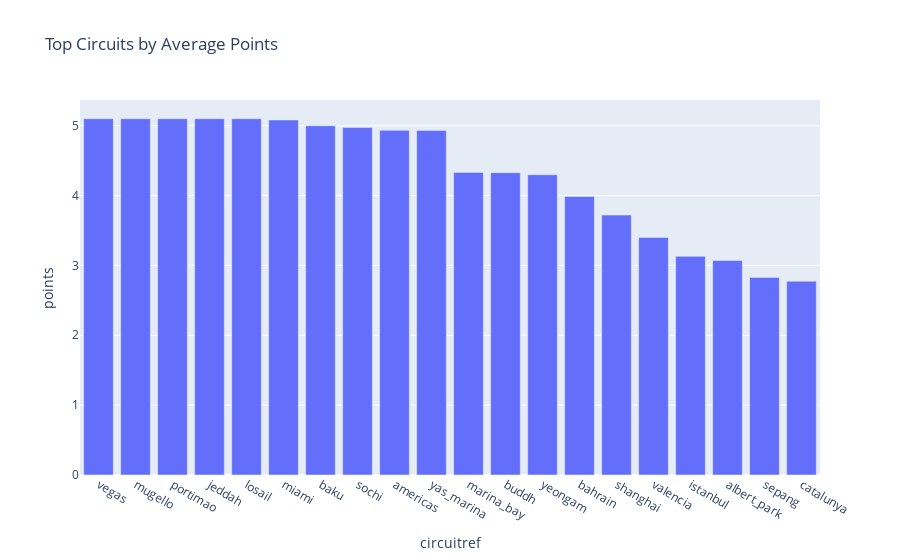
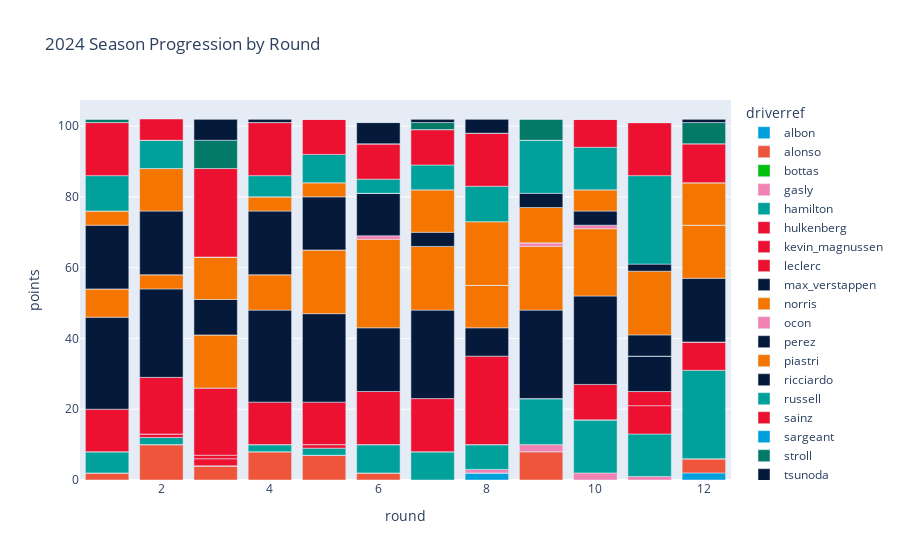

Notebook code cell kept with these figures, in order:
### Code cell
# Circuit performance analysis
circuit_perf = (
    df.groupby('circuitref')['points']
    .mean().sort_values(ascending=False)
    .reset_index()
)
fig_circ = px.bar(
    circuit_perf.head(20),
    x='circuitref', y='points',
    title="Top Circuits by Average Points"
)
fig_circ.write_html("results/visualizations/dashboard3_circuit_perf.html")
fig_circ.show()

# Strategy effectiveness (grid vs finish)
df_2024 = df[df['year'] == 2024].copy()

# Memastikan kolom 'pitstops' ada, kalau tidak, buat proxy dari laps vs grid vs finish
if 'pitstops' not in df_2024.columns:
    print("Kolom 'pitstops' tidak ditemukan — menggunakan proxy (laps/grid) sebagai indikator strategi.")
    df_2024['pitstops'] = (df_2024['laps'] / df_2024['grid']).fillna(0)

strategy_eff = (
    df_2024.groupby('constructorref')
    .agg(avg_pitstops=('pitstops', 'mean'),
         avg_points=('points', 'mean'),
         avg_position=('position', 'mean'))
    .reset_index()
)

plt.figure(figsize=(8, 6))
sns.scatterplot(
    data=strategy_eff,
    x='avg_pitstops',
    y='avg_points',
    hue='constructorref',
    s=100,
    palette='tab10'
)
plt.title("Pit Stop Strategy Effectiveness — Season 2024")
plt.xlabel("Average Pit Stops (Proxy)")
plt.ylabel("Average Points Scored")
plt.legend(bbox_to_anchor=(1.05, 1), loc='upper left')
plt.tight_layout()
plt.show()

# Real-Time Season Tracking (year: 2024)
season_2024 = df[df['year'] == 2024]
color_map_season_2024 = {
    'albon': '#00A0DD',
    'Alonso': '#037A68',
    'bottas': '#01C00E',
    'gasly': '#F282B4',
    'hamilton': '#00A19B',
    'hulkenberg': '#ED1131',
    'kevin_magnussen': '#ED1131',
    'leclerc': '#ED1131',
    'max_verstappen': '#051A3B',
    'norris': '#F47600',
    'ocon': '#F282B4',
    'perez': '#051A3B',
    'piastri': '#F47600',
    'ricciardo': '#051A3B',
    'russell': '#00A19B',
    'sainz': '#ED1131',
    'sargeant': '#00A0DD',
    'stroll': '#037A68',
    'tsunoda': '#051A3B',
    'zhou': '#01C00E',
    'bearman': '#ED1131'
}

fig_season = px.bar(
    season_2024.groupby(['round','driverref'])['points'].sum().reset_index(),
    x='round', y='points', color='driverref',
    title="2024 Season Progression by Round",
    color_discrete_map=color_map_season_2024
)
fig_season.write_html("results/visualizations/dashboard3_season_2024.html")
fig_season.show()

### Figure 1 — Plotly figure (JSON) as saved in the notebook; plotly's stock layout.template omitted (floating-point values rounded to 4 significant figures)
{"data": [{"hovertemplate": "circuitref=%{x}<br>points=%{y}<extra></extra>", "legendgroup": "", "marker": {"color": "#636efa", "pattern": {"shape": ""}}, "name": "", "orientation": "v", "showlegend": false, "textposition": "auto", "type": "bar", "x": ["vegas", "mugello", "portimao", "jeddah", "losail", "miami", "baku", "sochi", "americas", "yas_marina", "marina_bay", "buddh", "yeongam", "bahrain", "shanghai", "valencia", "istanbul", "albert_park", "sepang", "catalunya"], "xaxis": "x", "y": [5.1, 5.1, 5.1, 5.1, 5.1, 5.083, 5.0, 4.975, 4.934, 4.934, 4.332, 4.329, 4.298, 3.989, 3.721, 3.402, 3.13, 3.071, 2.829, 2.775], "yaxis": "y"}], "layout": {"barmode": "relative", "legend": {"tracegroupgap": 0}, "title": {"text": "Top Circuits by Average Points"}, "xaxis": {"anchor": "y", "domain": [0, 1], "title": {"text": "circuitref"}}, "yaxis": {"anchor": "x", "domain": [0, 1], "title": {"text": "points"}}}}

### Figure 2 — Plotly figure (JSON) as saved in the notebook; plotly's stock layout.template omitted (floating-point values rounded to 4 significant figures)
{"data": [{"hovertemplate": "driverref=albon<br>round=%{x}<br>points=%{y}<extra></extra>", "legendgroup": "albon", "marker": {"color": "#00A0DD", "pattern": {"shape": ""}}, "name": "albon", "orientation": "v", "showlegend": true, "textposition": "auto", "type": "bar", "x": [1, 2, 3, 4, 5, 6, 7, 8, 9, 10, 11, 12], "xaxis": "x", "y": [0.0, 0.0, 0.0, 0.0, 0.0, 0.0, 0.0, 2.0, 0.0, 0.0, 0.0, 2.0], "yaxis": "y"}, {"hovertemplate": "driverref=alonso<br>round=%{x}<br>points=%{y}<extra></extra>", "legendgroup": "alonso", "marker": {"color": "#EF553B", "pattern": {"shape": ""}}, "name": "alonso", "orientation": "v", "showlegend": true, "textposition": "auto", "type": "bar", "x": [1, 2, 3, 4, 5, 6, 7, 8, 9, 10, 11, 12], "xaxis": "x", "y": [2.0, 10.0, 4.0, 8.0, 7.0, 2.0, 0.0, 0.0, 8.0, 0.0, 0.0, 4.0], "yaxis": "y"}, {"hovertemplate": "driverref=bottas<br>round=%{x}<br>points=%{y}<extra></extra>", "legendgroup": "bottas", "marker": {"color": "#01C00E", "pattern": {"shape": ""}}, "name": "bottas", "orientation": "v", "showlegend": true, "textposition": "auto", "type": "bar", "x": [1, 2, 3, 4, 5, 6, 7, 8, 9, 10, 11, 12], "xaxis": "x", "y": [0.0, 0.0, 0.0, 0.0, 0.0, 0.0, 0.0, 0.0, 0.0, 0.0, 0.0, 0.0], "yaxis": "y"}, {"hovertemplate": "driverref=gasly<br>round=%{x}<br>points=%{y}<extra></extra>", "legendgroup": "gasly", "marker": {"color": "#F282B4", "pattern": {"shape": ""}}, "name": "gasly", "orientation": "v", "showlegend": true, "textposition": "auto", "type": "bar", "x": [1, 2, 3, 4, 5, 6, 7, 8, 9, 10, 11, 12], "xaxis": "x", "y": [0.0, 0.0, 0.0, 0.0, 0.0, 0.0, 0.0, 1.0, 2.0, 2.0, 1.0, 0.0], "yaxis": "y"}, {"hovertemplate": "driverref=hamilton<br>round=%{x}<br>points=%{y}<extra></extra>", "legendgroup": "hamilton", "marker": {"color": "#00A19B", "pattern": {"shape": ""}}, "name": "hamilton", "orientation": "v", "showlegend": true, "textposition": "auto", "type": "bar", "x": [1, 2, 3, 4, 5, 6, 7, 8, 9, 10, 11, 12], "xaxis": "x", "y": [6.0, 2.0, 0.0, 2.0, 2.0, 8.0, 8.0, 7.0, 13.0, 15.0, 12.0, 25.0], "yaxis": "y"}, {"hovertemplate": "driverref=hulkenberg<br>round=%{x}<br>points=%{y}<extra></extra>", "legendgroup": "hulkenberg", "marker": {"color": "#ED1131", "pattern": {"shape": ""}}, "name": "hulkenberg", "orientation": "v", "showlegend": true, "textposition": "auto", "type": "bar", "x": [1, 2, 3, 4, 5, 6, 7, 8, 9, 10, 11, 12], "xaxis": "x", "y": [0.0, 1.0, 2.0, 0.0, 1.0, 0.0, 0.0, 0.0, 0.0, 0.0, 8.0, 8.0], "yaxis": "y"}, {"hovertemplate": "driverref=kevin_magnussen<br>round=%{x}<br>points=%{y}<extra></extra>", "legendgroup": "kevin_magnussen", "marker": {"color": "#ED1131", "pattern": {"shape": ""}}, "name": "kevin_magnussen", "orientation": "v", "showlegend": true, "textposition": "auto", "type": "bar", "x": [1, 2, 3, 4, 5, 6, 7, 8, 9, 10, 11, 12], "xaxis": "x", "y": [0.0, 0.0, 1.0, 0.0, 0.0, 0.0, 0.0, 0.0, 0.0, 0.0, 4.0, 0.0], "yaxis": "y"}, {"hovertemplate": "driverref=leclerc<br>round=%{x}<br>points=%{y}<extra></extra>", "legendgroup": "leclerc", "marker": {"color": "#ED1131", "pattern": {"shape": ""}}, "name": "leclerc", "orientation": "v", "showlegend": true, "textposition": "auto", "type": "bar", "x": [1, 2, 3, 4, 5, 6, 7, 8, 9, 10, 11, 12], "xaxis": "x", "y": [12.0, 16.0, 19.0, 12.0, 12.0, 15.0, 15.0, 25.0, 0.0, 10.0, 0.0, 0.0], "yaxis": "y"}, {"hovertemplate": "driverref=max_verstappen<br>round=%{x}<br>points=%{y}<extra></extra>", "legendgroup": "max_verstappen", "marker": {"color": "#051A3B", "pattern": {"shape": ""}}, "name": "max_verstappen", "orientation": "v", "showlegend": true, "textposition": "auto", "type": "bar", "x": [1, 2, 3, 4, 5, 6, 7, 8, 9, 10, 11, 12], "xaxis": "x", "y": [26.0, 25.0, 0.0, 26.0, 25.0, 18.0, 25.0, 8.0, 25.0, 25.0, 10.0, 18.0], "yaxis": "y"}, {"hovertemplate": "driverref=norris<br>round=%{x}<br>points=%{y}<extra></extra>", "legendgroup": "norris", "marker": {"color": "#F47600", "pattern": {"shape": ""}}, "name": "norris", "orientation": "v", "showlegend": true, "textposition": "auto", "type": "bar", "x": [1, 2, 3, 4, 5, 6, 7, 8, 9, 10, 11, 12], "xaxis": "x", "y": [8.0, 4.0, 15.0, 10.0, 18.0, 25.0, 18.0, 12.0, 18.0, 19.0, 0.0, 15.0], "yaxis": "y"}, {"hovertemplate": "driverref=ocon<br>round=%{x}<br>points=%{y}<extra></extra>", "legendgroup": "ocon", "marker": {"color": "#F282B4", "pattern": {"shape": ""}}, "name": "ocon", "orientation": "v", "showlegend": true, "textposition": "auto", "type": "bar", "x": [1, 2, 3, 4, 5, 6, 7, 8, 9, 10, 11, 12], "xaxis": "x", "y": [0.0, 0.0, 0.0, 0.0, 0.0, 1.0, 0.0, 0.0, 1.0, 1.0, 0.0, 0.0], "yaxis": "y"}, {"hovertemplate": "driverref=perez<br>round=%{x}<br>points=%{y}<extra></extra>", "legendgroup": "perez", "marker": {"color": "#051A3B", "pattern": {"shape": ""}}, "name": "perez", "orientation": "v", "showlegend": true, "textposition": "auto", "type": "bar", "x": [1, 2, 3, 4, 5, 6, 7, 8, 9, 10, 11, 12], "xaxis": "x", "y": [18.0, 18.0, 10.0, 18.0, 15.0, 12.0, 4.0, 0.0, 0.0, 4.0, 6.0, 0.0], "yaxis": "y"}, {"hovertemplate": "driverref=piastri<br>round=%{x}<br>points=%{y}<extra></extra>", "legendgroup": "piastri", "marker": {"color": "#F47600", "pattern": {"shape": ""}}, "name": "piastri", "orientation": "v", "showlegend": true, "textposition": "auto", "type": "bar", "x": [1, 2, 3, 4, 5, 6, 7, 8, 9, 10, 11, 12], "xaxis": "x", "y": [4.0, 12.0, 12.0, 4.0, 4.0, 0.0, 12.0, 18.0, 10.0, 6.0, 18.0, 12.0], "yaxis": "y"}, {"hovertemplate": "driverref=ricciardo<br>round=%{x}<br>points=%{y}<extra></extra>", "legendgroup": "ricciardo", "marker": {"color": "#051A3B", "pattern": {"shape": ""}}, "name": "ricciardo", "orientation": "v", "showlegend": true, "textposition": "auto", "type": "bar", "x": [1, 2, 3, 4, 5, 6, 7, 8, 9, 10, 11, 12], "xaxis": "x", "y": [0.0, 0.0, 0.0, 0.0, 0.0, 0.0, 0.0, 0.0, 4.0, 0.0, 2.0, 0.0], "yaxis": "y"}, {"hovertemplate": "driverref=russell<br>round=%{x}<br>points=%{y}<extra></extra>", "legendgroup": "russell", "marker": {"color": "#00A19B", "pattern": {"shape": ""}}, "name": "russell", "orientation": "v", "showlegend": true, "textposition": "auto", "type": "bar", "x": [1, 2, 3, 4, 5, 6, 7, 8, 9, 10, 11, 12], "xaxis": "x", "y": [10.0, 8.0, 0.0, 6.0, 8.0, 4.0, 7.0, 10.0, 15.0, 12.0, 25.0, 0.0], "yaxis": "y"}, {"hovertemplate": "driverref=sainz<br>round=%{x}<br>points=%{y}<extra></extra>", "legendgroup": "sainz", "marker": {"color": "#ED1131", "pattern": {"shape": ""}}, "name": "sainz", "orientation": "v", "showlegend": true, "textposition": "auto", "type": "bar", "x": [1, 3, 4, 5, 6, 7, 8, 9, 10, 11, 12], "xaxis": "x", "y": [15.0, 25.0, 15.0, 10.0, 10.0, 10.0, 15.0, 0.0, 8.0, 15.0, 11.0], "yaxis": "y"}, {"hovertemplate": "driverref=sargeant<br>round=%{x}<br>points=%{y}<extra></extra>", "legendgroup": "sargeant", "marker": {"color": "#00A0DD", "pattern": {"shape": ""}}, "name": "sargeant", "orientation": "v", "showlegend": true, "textposition": "auto", "type": "bar", "x": [1, 2, 4, 5, 6, 7, 8, 9, 10, 11, 12], "xaxis": "x", "y": [0.0, 0.0, 0.0, 0.0, 0.0, 0.0, 0.0, 0.0, 0.0, 0.0, 0.0], "yaxis": "y"}, {"hovertemplate": "driverref=stroll<br>round=%{x}<br>points=%{y}<extra></extra>", "legendgroup": "stroll", "marker": {"color": "#037A68", "pattern": {"shape": ""}}, "name": "stroll", "orientation": "v", "showlegend": true, "textposition": "auto", "type": "bar", "x": [1, 2, 3, 4, 5, 6, 7, 8, 9, 10, 11, 12], "xaxis": "x", "y": [1.0, 0.0, 8.0, 0.0, 0.0, 0.0, 2.0, 0.0, 6.0, 0.0, 0.0, 6.0], "yaxis": "y"}, {"hovertemplate": "driverref=tsunoda<br>round=%{x}<br>points=%{y}<extra></extra>", "legendgroup": "tsunoda", "marker": {"color": "#051A3B", "pattern": {"shape": ""}}, "name": "tsunoda", "orientation": "v", "showlegend": true, "textposition": "auto", "type": "bar", "x": [1, 2, 3, 4, 5, 6, 7, 8, 9, 10, 11, 12], "xaxis": "x", "y": [0.0, 0.0, 6.0, 1.0, 0.0, 6.0, 1.0, 4.0, 0.0, 0.0, 0.0, 1.0], "yaxis": "y"}, {"hovertemplate": "driverref=zhou<br>round=%{x}<br>points=%{y}<extra></extra>", "legendgroup": "zhou", "marker": {"color": "#01C00E", "pattern": {"shape": ""}}, "name": "zhou", "orientation": "v", "showlegend": true, "textposition": "auto", "type": "bar", "x": [1, 2, 3, 4, 5, 6, 7, 8, 9, 10, 11, 12], "xaxis": "x", "y": [0.0, 0.0, 0.0, 0.0, 0.0, 0.0, 0.0, 0.0, 0.0, 0.0, 0.0, 0.0], "yaxis": "y"}, {"hovertemplate": "driverref=bearman<br>round=%{x}<br>points=%{y}<extra></extra>", "legendgroup": "bearman", "marker": {"color": "#ED1131", "pattern": {"shape": ""}}, "name": "bearman", "orientation": "v", "showlegend": true, "textposition": "auto", "type": "bar", "x": [2], "xaxis": "x", "y": [6.0], "yaxis": "y"}], "layout": {"barmode": "relative", "legend": {"title": {"text": "driverref"}, "tracegroupgap": 0}, "title": {"text": "2024 Season Progression by Round"}, "xaxis": {"anchor": "y", "domain": [0, 1], "title": {"text": "round"}}, "yaxis": {"anchor": "x", "domain": [0, 1], "title": {"text": "points"}}}}
